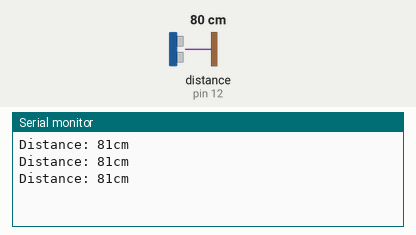
Recording of a sketch running on a simulated Arduino Uno, built with avr-gcc and run on an emulated ATmega328P. Parts: the last lines printed to the serial monitor. The test bench sets the inputs (shaded band); at power-on: distance to the obstacle (sensor on pin 12) 80 cm. The echo pulse lasts 58.3 µs per cm.

Above: at 1.8 s.
1.9 s: distance to the obstacle (sensor on pin 12) set to 2 cm
At 2.3 s:
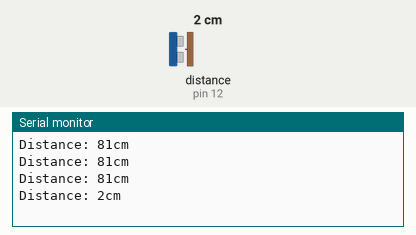
3.4 s: distance to the obstacle (sensor on pin 12) set to 4 cm
At 3.9 s:
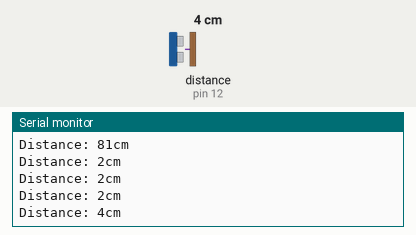
Timing chart, 0 to 6.4 s (numbered marks = the images above; inputs shaded):
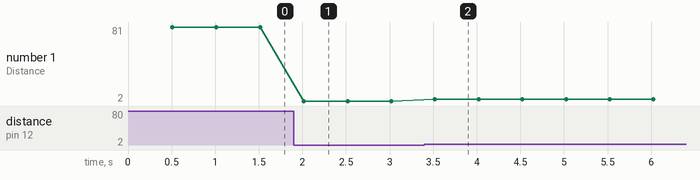

The sketch:

newping.ino
```cpp
// Ping Code Adopted From: https://bitbucket.org/teckel12/arduino-new-ping/wiki/Home#!single-pin-sketch
#include <NewPing.h>

#define PING_PIN  12  // Arduino pin tied to both trigger and echo pins on the ultrasonic sensor.
#define PING_MAX_DISTANCE 200 // Maximum distance we want to ping for (in centimeters). Maximum sensor distance is rated at 400-500cm.

NewPing sonar(PING_PIN, PING_PIN, PING_MAX_DISTANCE); // NewPing setup of pin and maximum distance.

void setup() {
  Serial.begin(9600);
}

void loop() {
  delay(500);  // Wait 500ms between pings (about 20 pings/sec). 29ms should be the shortest delay between pings.
  unsigned int distanceInCms = sonar.ping() / US_ROUNDTRIP_CM; // Send ping, get ping time in microseconds (uS) and convert it to centimeters (cm)
  Serial.println("Distance: " + String(distanceInCms) + "cm");
}
```

Measured:
- after the input at 1.9 s, the serial monitor: prints a new line after 0.12 s (image 1)
- after the input at 3.4 s, the serial monitor: prints a new line after 0.12 s (image 2)
- plotted number 1: 81 → 2 after the input at 1.9 s, 2 → 4 after the input at 3.4 s
